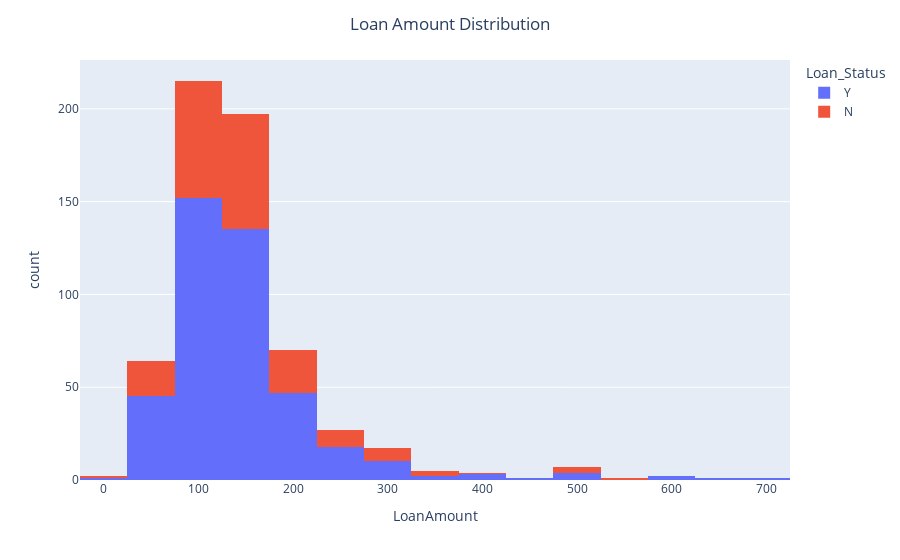

The notebook cell saved with this chart:
### Code cell
fig=px.histogram(df,x="LoanAmount",nbins=20,color='Loan_Status')
fig.update_layout(title={'text':'Loan Amount Distribution','x':0.5})

### Figure 1 — Plotly figure (JSON) as saved in the notebook; plotly's stock layout.template omitted (floating-point values rounded to 4 significant figures; data arrays with more than 128 entries replaced by an {"elided": "..."} marker saying what was removed)
{"data": [{"alignmentgroup": "True", "bingroup": "x", "hovertemplate": "Loan_Status=Y<br>LoanAmount=%{x}<br>count=%{y}<extra></extra>", "legendgroup": "Y", "marker": {"color": "#636efa", "pattern": {"shape": ""}}, "name": "Y", "nbinsx": 20, "offsetgroup": "Y", "orientation": "v", "showlegend": true, "type": "histogram", "x": {"elided": "422 float values"}, "xaxis": "x", "yaxis": "y"}, {"alignmentgroup": "True", "bingroup": "x", "hovertemplate": "Loan_Status=N<br>LoanAmount=%{x}<br>count=%{y}<extra></extra>", "legendgroup": "N", "marker": {"color": "#EF553B", "pattern": {"shape": ""}}, "name": "N", "nbinsx": 20, "offsetgroup": "N", "orientation": "v", "showlegend": true, "type": "histogram", "x": {"elided": "192 float values"}, "xaxis": "x", "yaxis": "y"}], "layout": {"barmode": "relative", "legend": {"title": {"text": "Loan_Status"}, "tracegroupgap": 0}, "margin": {"t": 60}, "title": {"text": "Loan Amount Distribution", "x": 0.5}, "xaxis": {"anchor": "y", "domain": [0, 1], "title": {"text": "LoanAmount"}}, "yaxis": {"anchor": "x", "domain": [0, 1], "title": {"text": "count"}}}}
